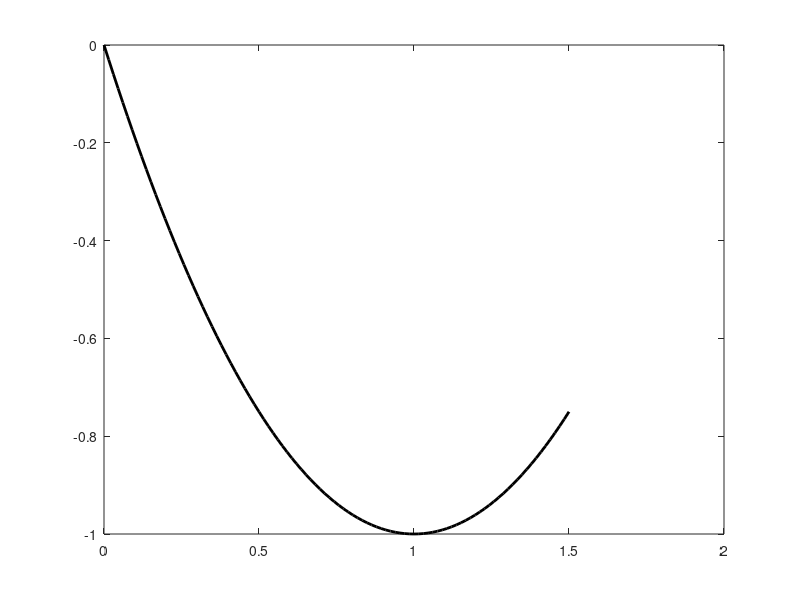

The MATLAB script that drew this image: (Note: this script raises an error after producing the figure.)
clear all
clc
% defining the objective function

f=@(x) x.*(x-2);
l=0;
r=1.5;
moe=0.25;
n=1/moe;
lo=r-l;

% plotting the function
t = linspace(l,r,100);
plot(t,f(t),'k','LineWidth',2);

% compute the fibonacci series
fib = ones(1,n); %set all 1 initially
for i=3:n+1
    fib(i)=fib(i-1)+fib(i-2);
end

for k=1:n
    ratio=(fib(n+1-k)./fib(n+2-k));
    x2=l+ratio.*lo;
    x1=l+r-x2;
    fx1=f(x1);
    fx2=f(x2);
    rsl(k,:)=[l r x1 x2 fx1 fx2]; % for printing purpose
    
    if fx1<fx2
        r=x2;
    elseif fx1>fx2
        l=x1;
    elseif fx1==fx2
        if min(abs(x1),abs(l))==abs(l)
            r=x2;
        else
            l=x1;
        end
    end
end

variables={'l','r','x1','x2','fx1','fx2'};
resl=array2table(rsl);
resl.Properties.VariableNames(1:6)=variables;
disp(resl)
xopt=(l+r)/2
fopt=f(xopt)
fprintf('Optimal value of x = %f \n',xopt);
fprintf('Optimal value of f(x) = %f \n',fopt);
